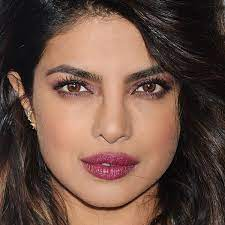
#> input picture sample_images/prianka copra/1.jpg, 225 x 225 px
$ python cascade_trained.py
#> lines starting #> are read from the running program, lines starting #| are printed output that depends on the picture
# cv2 is the library of cv2(vision detection)
import cv2 as cv
# for mathmatical calculation(in array and matrix)
import numpy as npy
# using for path join
import os

# cascade classifier for face detection
haar_cascade=cv.CascadeClassifier("haarcascade_frontalface_default.xml")

# list of people storing the name of(whoes photo face_recognize.py can detect)
people=['prianka copra','shown mendez','Justin bieber']

# directry where the photo is stored
# # r'' this is a row string , means / will not treated as escape sequence;
dir = r'./sample_images/'

# empty list of features and labels
# features to append detected crop images(which is taken from face_sample.py)
features = []
labels = []

# this is to trained it for face recognization
def create_training():

    # each folder in sample images
    for person in people:
        # join directry with person
        path = os.path.join(dir,person)
        # label it by folder
        label = people.index(person)

        # each img in th folder
        for img in os.listdir(path):
            # got the image path
            img_path = os.path.join(path,img)
            # reading the image
            face = cv.imread(img_path)
#> face is the input picture: shape (225, 225, 3); mean B, G, R 69.1, 81, 108.5
            if img_path is None:
                continue
            # coverting it inro gray(gray scale simplifies the algorithem)
            gray = cv.cvtColor(face,cv.COLOR_BGR2GRAY)
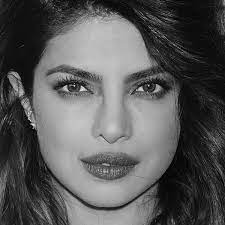
#> gray: shape (225, 225); min 0, max 239, mean 87.9


            # storing the face_region in features list
            features.append(gray)
            # storing each face_region index
            labels.append(label)

# run the function
#> (the run stopped early here; a loop or call above may not have finished)
